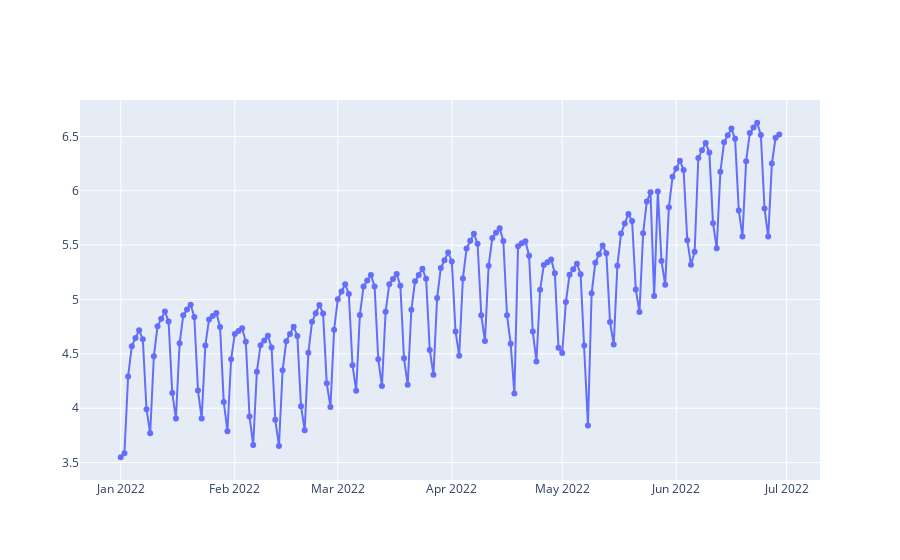

Notebook code for this chart:
### Code cell
model = Prophet(holidays = df_jours_feries ,seasonality_mode='additive', yearly_seasonality=True, weekly_seasonality=True, daily_seasonality=False)
group_accidents_velo_paris.columns=['ds','y']
model.fit(group_accidents_velo_paris)
future = model.make_future_dataframe(periods=180)
forecast = model.predict(future)
plot_timeseries(forecast['ds'][-180:],forecast['yhat'][-180:])
group_accidents_velo_paris.columns=['date','sum_counts']

### Figure 1 — Plotly figure (JSON) as saved in the notebook; plotly's stock layout.template omitted (floating-point values rounded to 4 significant figures; data arrays with more than 128 entries replaced by an {"elided": "..."} marker saying what was removed)
{"data": [{"mode": "lines+markers", "type": "scatter", "x": {"elided": "180 str values"}, "y": {"elided": "180 float values"}}], "layout": {}}
